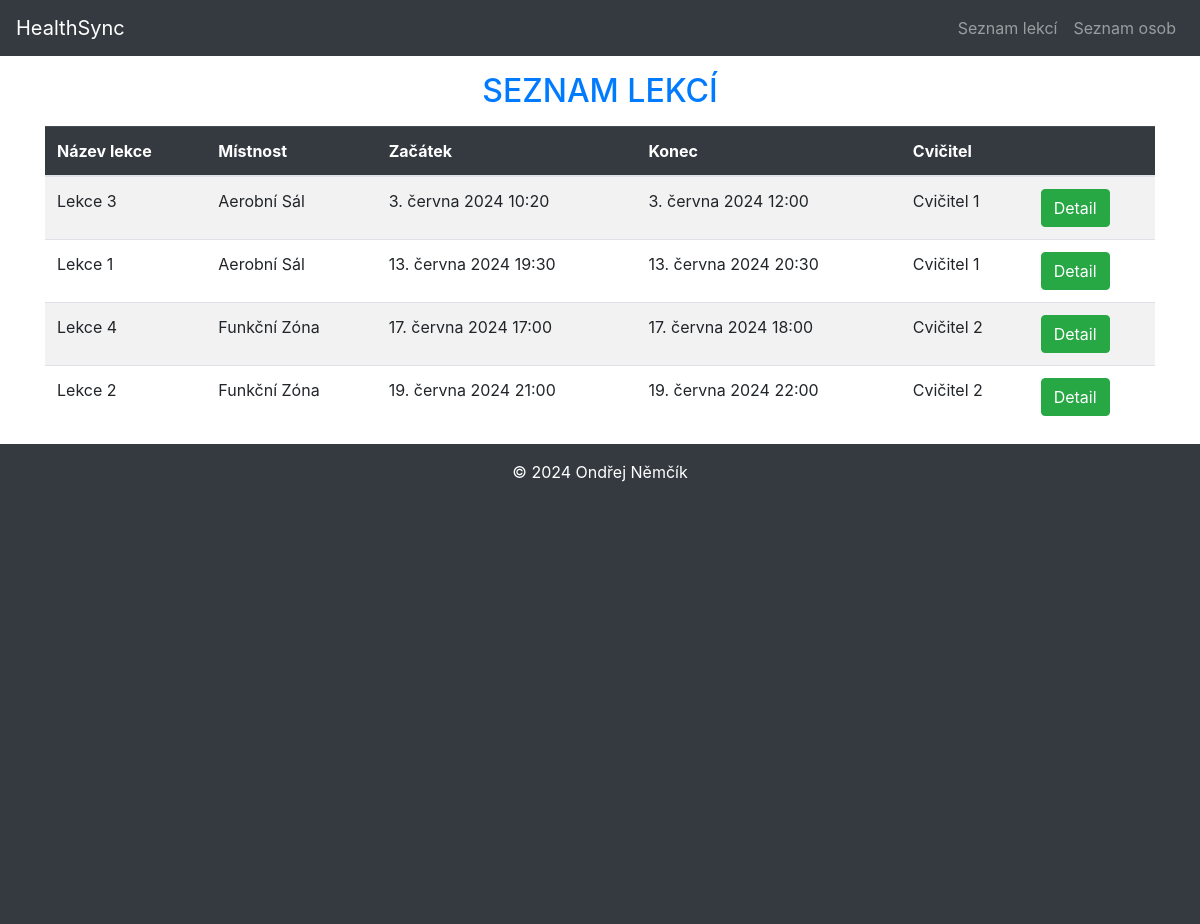
The page /rezervace/seznam/ on the database as committed earlier.
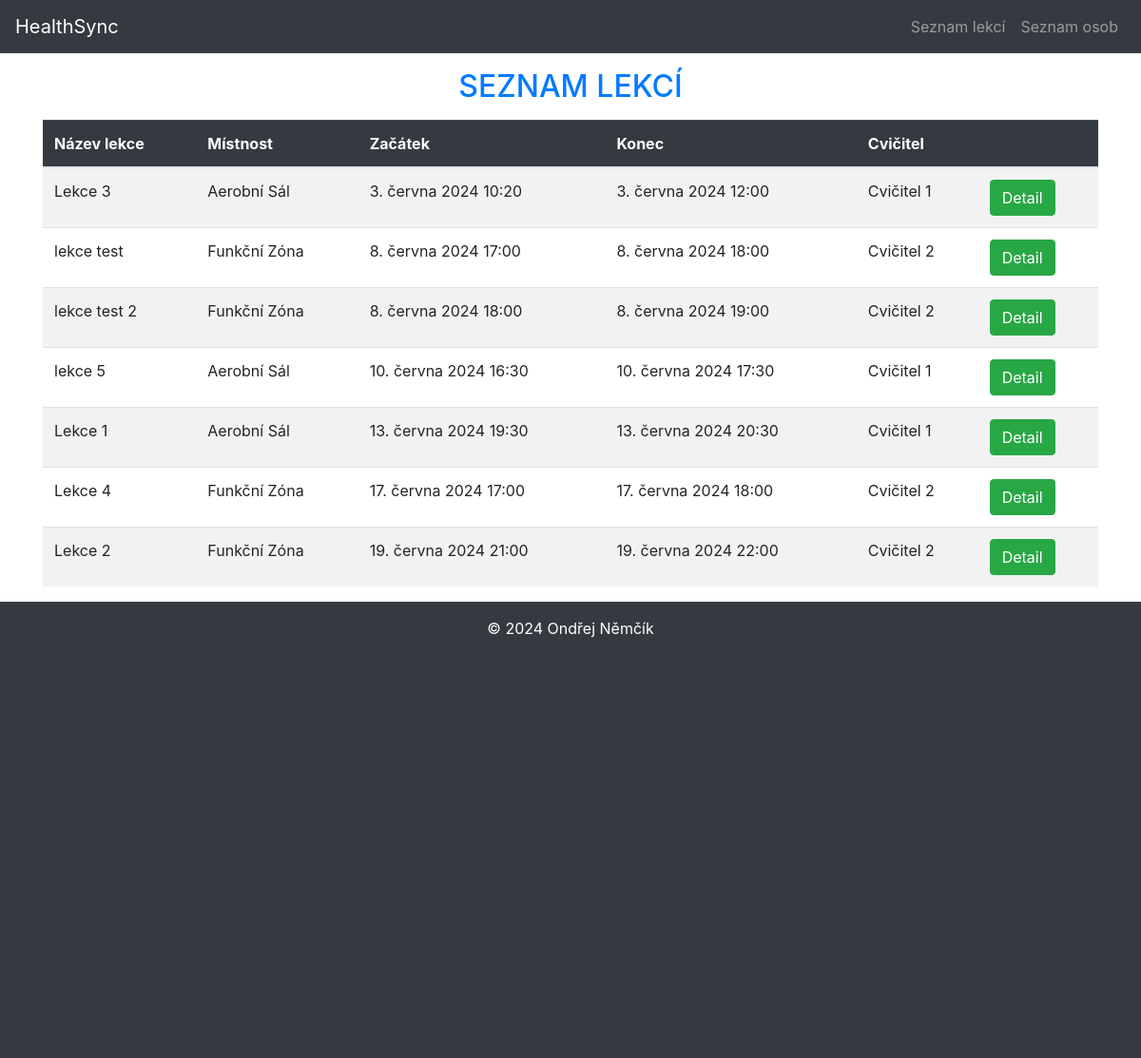
The same page on the database as committed later.
### HealthSync/models.py (models this page shows, shortened)
class Lekce(models.Model):
    nazev = models.CharField(max_length=100, verbose_name='Název lekce', help_text='Zadejte název lekce')
    mistnost = models.ForeignKey(Mistnost, on_delete=models.CASCADE, verbose_name='Místnosti',
                                 error_messages={'blank': 'Místnost musí být zvolena'})
    cvicitel = models.ForeignKey(Osoba, on_delete=models.CASCADE, verbose_name='Cvičitel',
                                 error_messages={'blank': 'Cvičitel musí být zvolen'})
    start = models.DateTimeField()
    konec = models.DateTimeField()
    class Meta:
        ordering = ['nazev']
        verbose_name = 'Lekce'
        verbose_name_plural = 'Lekce'

class Mistnost(models.Model):
    jmeno = models.CharField(max_length=50, verbose_name='Název místnosti',
                             error_messages={'blank': 'Jméno místnosti musí být vyplněno'})
    kapacita = models.IntegerField(default=0, verbose_name='Kapacita', help_text='Kapacita musí být vyplněna')
    class Meta:
        ordering = ['jmeno']
        verbose_name = 'Místnost'
        verbose_name_plural = 'Místnosti'
    def __str__(self):
        return self.jmeno

class Osoba(models.Model):
    STATUS = [
        ('zakaznik', 'Zákazník'),
        ('zamestnanec', 'Zaměstnanec'),
        ('brigadnik', 'Brigádník'),
        ('cvicitel', 'Cvičitel'),
    ]
    PREDPLATNE = [
        ('ucet', 'Účet'),
        ('permanentka', 'Permanentka'),
        ('clen', 'Člen'),
    ]
    status = models.CharField(max_length=15, choices=STATUS, default='zakaznik', verbose_name='Typ účtu')
    predplatne = models.CharField(max_length=15, choices=PREDPLATNE, default='ucet', verbose_name='Typ předplatného')
    fotka = models.ImageField(upload_to=get_image_path, verbose_name='Fotografie',blank=True)
    jmeno = models.CharField(max_length=100, verbose_name='Jméno', help_text='')
    prijmeni = models.CharField(max_length=100, verbose_name='Přijmení', help_text='Zadejte přijmení uživatele')
    telefon = models.CharField(max_length=16, verbose_name='Telefon', validators=[TELEFON_REGEX],
                               help_text='Zadejte telefon v podobě: +420 777 777 777',)
    email = models.EmailField(unique=True, verbose_name='Email',
                              error_messages={'unique': 'E-mailová adresa musí být jedinečná',
                                              'invalid': 'Neplatná e-mailová adresa',
                                              'blank': 'Pole nesmí být prázdné'}
                              )
    adresa = models.CharField(max_length=100, blank=True, verbose_name='Adresa')
    psc = models.PositiveIntegerField(verbose_name='PSČ', help_text='Zadejte poštovní směrovací číslo (bez mezery)',
                                      validators=[PSC_REGEX])
    info = models.TextField(blank=True, null=True)
    class Meta:
        ordering = ['prijmeni', 'jmeno']
        verbose_name = 'Osoba'
        verbose_name_plural = 'Osoba'
    def __str__(self):
        return f"{self.jmeno} {self.prijmeni}"

### HealthSync/views.py (the view)
# urls.py: path('seznam/', views.LekceListView.as_view(), name='seznam_lekci'),
class LekceListView(ListView):
    model = Lekce
    template_name ='lekce/lekce_list.html'
    context_object_name ='lekce_list'
    queryset = Lekce.objects.order_by('start')

### HealthSync/templates/Lekce/lekce_list.html
{% extends 'base.html' %}
{% block content %}
    <h2 class="text-primary text-center text-uppercase m-3">Seznam lekcí</h2>
    <div class="table-responsive">
        <table class="table table-striped table-hover">
            <thead class="table-dark">
                <tr>
                    <th>Název lekce</th>
                    <th>Místnost</th>
                    <th>Začátek</th>
                    <th>Konec</th>
                    <th>Cvičitel</th>
                    <th></th>
                </tr>
            </thead>
            <tbody>
                {% for lekce in lekce_list %}
                <tr>
                    <td>{{ lekce.nazev }}</td>
                    <td>{{lekce.mistnost}}</td>
                    <td>{{lekce.start}}</td>
                    <td>{{lekce.konec}}</td>
                    <td>{{lekce.cvicitel}}</td>
                    <td><a href="{% url 'detail_lekce' lekce.id %}" class="btn btn-success">Detail</a></td>
                </tr>
                {% endfor %}
            </tbody>
        </table>
    </div>
{% endblock %}

Rows that differ between the two databases and show on the page:
added Lekce: nazev "lekce test", mistnost "Funkční Zóna", start "8. června 2024 17:00", konec "8. června 2024 18:00", cvicitel "Cvičitel 2"
added Lekce: nazev "lekce test 2", mistnost "Funkční Zóna", start "8. června 2024 18:00", konec "8. června 2024 19:00", cvicitel "Cvičitel 2"
added Lekce: nazev "lekce 5", mistnost "Aerobní Sál", start "10. června 2024 16:30", konec "10. června 2024 17:30", cvicitel "Cvičitel 1"
